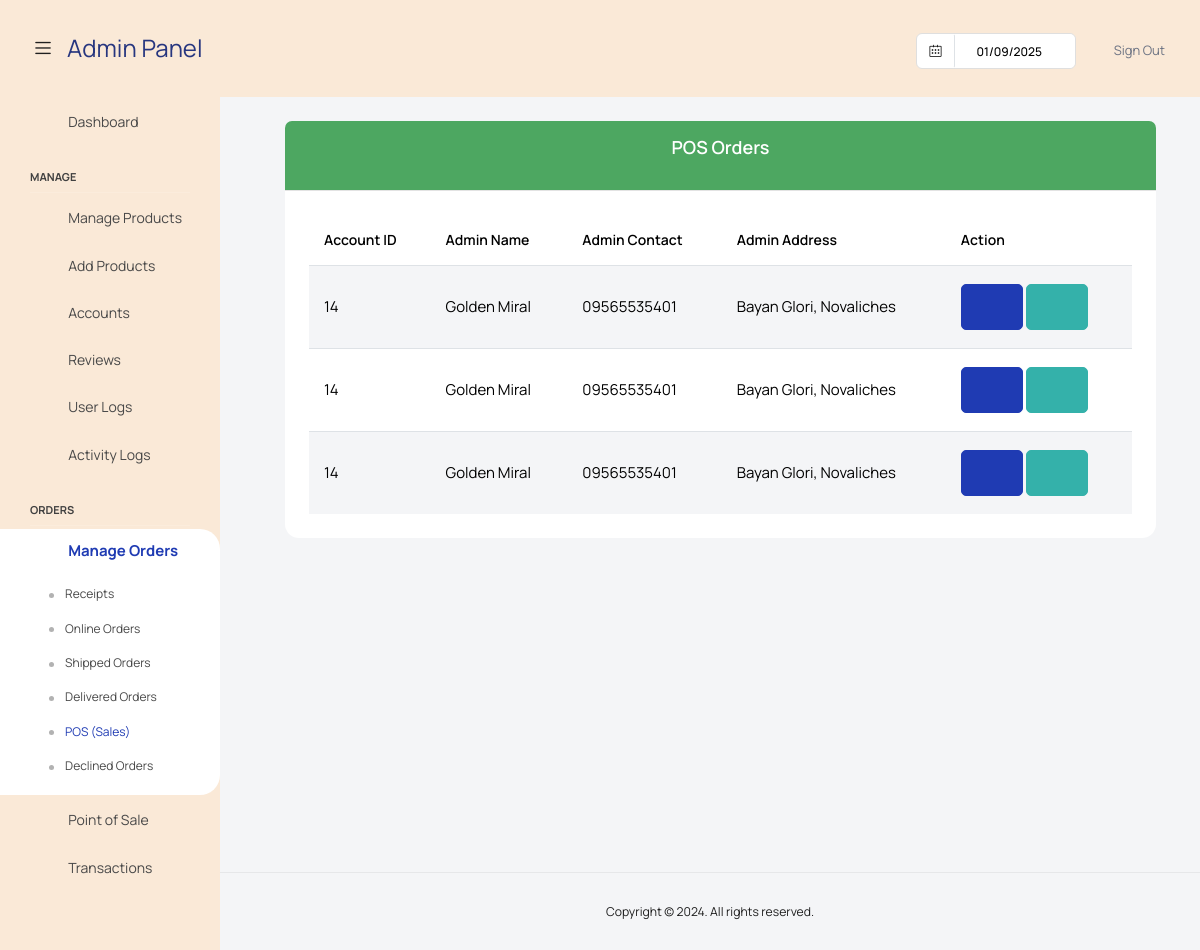
The page /admin/POSales.php (signed in) on the database its author committed.
### tables this page shows
CREATE TABLE `users` (
  `user_id` int(11) NOT NULL,
  `first_name` varchar(200) NOT NULL,
  `last_name` varchar(255) NOT NULL,
  `email` varchar(255) NOT NULL,
  `password` varchar(150) NOT NULL,
  `contact_no` varchar(10) DEFAULT NULL,
  `gender` varchar(255) DEFAULT NULL,
  `date_of_birth` date DEFAULT NULL,
  `picture_path` varchar(255) DEFAULT '../images/icon/profile.png',
  `registered_at` date NOT NULL DEFAULT current_timestamp(),
  `isAdmin` int(11) NOT NULL DEFAULT 0,
  `status_id` int(11) DEFAULT 1
);

CREATE TABLE `addresses` (
  `address_id` int(11) NOT NULL,
  `user_id` int(11) DEFAULT NULL,
  `full_name` varchar(255) DEFAULT NULL,
  `phone_number` varchar(20) DEFAULT NULL,
  `address_region` varchar(255) DEFAULT NULL,
  `postal_code` varchar(20) DEFAULT NULL,
  `street_name` varchar(255) DEFAULT NULL,
  `address_default` tinyint(1) NOT NULL DEFAULT 0
);

### admin/POSales.php (the view, shortened to what this page needs)
<!DOCTYPE html>
<html lang="en">
  <head>
    <link href="../plugins/dataTables.bootstrap5.min.css" rel="stylesheet" />
    <link href="../plugins/responsive.bootstrap5.min.css" rel="stylesheet" />
     <link rel="stylesheet" href="https://cdn.datatables.net/1.13.5/css/jquery.dataTables.min.css">
  </head>
  <body >
  <div class="container-scroller">
      <?php require_once("./navbar.php"); ?>
      <div class="container-fluid page-body-wrapper">
        <?php require_once("./sidebar.php"); ?>
        <div class="main-panel">
          <div class="content-wrapper">
            <div class="row">
            <div class="container-fluid px-4">
                  <div class="card mb-5">
                    <div class="card-header bg-success pt-3">
                        <div class="text-center">
                            <p class="card-title text-white">POS Orders
                        </div>
                    </div>
                    <div class="card-body">
                      <table id="productTable" class="table table-striped nowrap" style="width:100%">
                        <thead>
                          <tr>
                              <th>Account ID</th>
                              <th>Admin Name</th>
                              <th>Admin Contact</th>
                              <th>Admin Address</th>
                              <th>Action</th>
                          </tr>
                        </thead>
                        <tbody>
                          <?php
                          $query = "SELECT
                                    ta.user_id,
                                    tr.status_name,
                                    tr.status_id,
                                    od.address_id, od.shipping_fee, od.order_id,
                                    td.user_id, td.full_name, td.phone_number, td.address_region, td.postal_code, td.street_name, td.address_default
                                FROM users ta
                                INNER JOIN cart tc ON tc.user_id = ta.user_id
                                INNER JOIN tbl_orders o ON o.cart_id = tc.cart_id
                                INNER JOIN tbl_order_details od ON o.order_id = od.order_id
                                INNER JOIN addresses td ON td.address_id = od.address_id
                                INNER JOIN tbl_order_status tr ON tc.status_id = tr.status_id
                                WHERE tc.status_id = 4 AND td.address_default = 1 AND ta.isAdmin = 1
                                GROUP BY od.order_id";
                          $stmt = $conn->prepare($query);
                          $stmt->execute();
                          $result = $stmt->get_result();
                          while ($data = $result->fetch_assoc()) {
                            $account_id = $data["user_id"];
                            $order_id = $data["order_id"];
                            $full_name = $data["full_name"];
                            $contact = $data["phone_number"];
                            $address = $data["street_name"].", ".$data["address_region"];
                          ?>
                          <tr>
                          <td><?php echo $account_id;?></td>
                            <td><?php echo $full_name;?></td>
                            <td><?php echo $contact;?></td>
                            <td><?php echo $address; ?></td>
                            <td>
                              <button type="button" class="btn btn-primary" data-bs-toggle="modal"
                              data-bs-target="#residenceAccountDetails<?php echo $order_id; ?>" data-bs-whatever="@getbootstrap">
                                <i class="fa-solid fa-eye" style="color: #fcfcfc;"></i>
                              </button>
                              <a href="./print.php?order_id=<?php echo $order_id; ?>" target="_blank">
                                  <button type="button" class="btn btn-success" id="<?php echo $order_id ?>" >
                                    <i class="fa-solid fa-print" style="color: #fcfcfc;"></i>
                                  </button>
                                </a>
                            </td>
                          </tr>
                          <?php } ?>
                        </tbody>
                      </table>
                    </div>
                  </div>
            </div>
            </div>
          </div>
          <footer class="footer">
            <div class="d-sm-flex justify-content-center justify-content-sm-center">
              <span class="float-none float-sm-end d-block mt-1 mt-sm-0 text-center">Copyright © 2024. All rights reserved.</span>
            </div>
          </footer>
        </div>
      </div>
    <link rel="stylesheet" href="../styles/dataTables.min.css">
  </body>
</html>

### admin/POSales.php (style rules this page uses)
td, td span { font-size: 15px !important; }

### rows shown on the page
users: addresses.user_id "14", addresses.full_name "Golden Miral", addresses.phone_number "09565535401", addresses.street_name+address_region "Bayan Glori, Novaliches"
